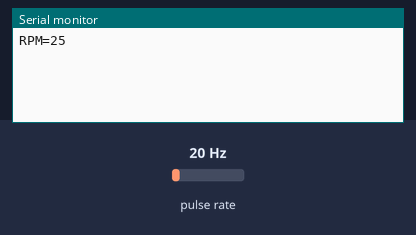
The sketch below on a simulated Arduino Uno, built with avr-gcc and run on an emulated ATmega328P. Parts: the last lines printed to the serial monitor. Wiring (inferred from the names in the program): pulse sensor: data pin 2. The test bench sets the inputs (shaded band); at power-on: pulse rate 20 Hz.

Above: at 1.2 s.
1.3 s: pulse rate (sensor on pin 2) set to 4 Hz
At 2.5 s:
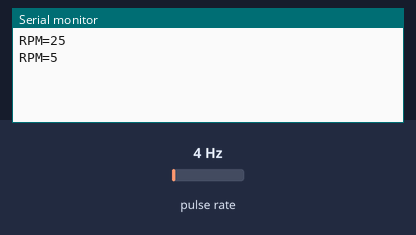
2.8 s: pulse rate (sensor on pin 2) set to 50 Hz
At 3.8 s:
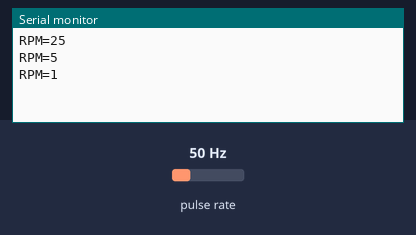
Timing chart, 0 to 5.8 s (numbered marks = the images above; inputs shaded):
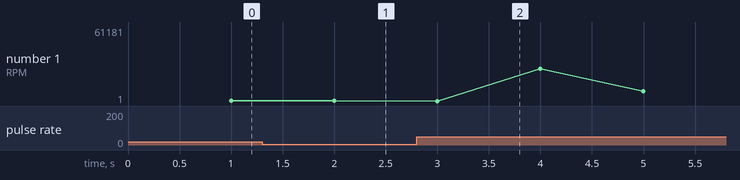

The sketch:

exp.ino
```cpp
int hallsensor = 2;                // Hall sensor at pin 2

volatile byte counter;

unsigned int rpm;

unsigned long passedtime;

void isr()

 {

   //Each rotation, this interrupt function is run twice, so take that into consideration for

   //calculating RPM

   //Update count

      counter++;

 }
void setup()

 {Serial.begin(9600);

   //Intiates Serial communications

   attachInterrupt(0, isr, RISING); //Interrupts are called on Rise of Input

   pinMode(hallsensor, INPUT); //Sets hallsensor as input

   counter = 0;

   rpm = 0;

   passedtime = 0; //Initialise the values

 }
 void loop()
 {
   delay(999); //Update RPM every second, used 999 cause it takes about a millisecond to do the calculations

detachInterrupt(0); //Don't process interrupts during calculations

rpm = 60*1000*counter/(millis() - passedtime);

counter= 0;

Serial.print("RPM=");

Serial.println(rpm); //Print out result to monitor

attachInterrupt(0, isr, RISING); //Restart the interrupt processing
  }
```

Measured:
- after the input at 1.3 s, the serial monitor: prints a new line after 0.70 s (image 1)
- after the input at 2.8 s, the serial monitor: prints a new line after 0.20 s (image 2)
- plotted number 1: 25 → 5 after the input at 1.3 s, 5 → 36623 after the input at 2.8 s
